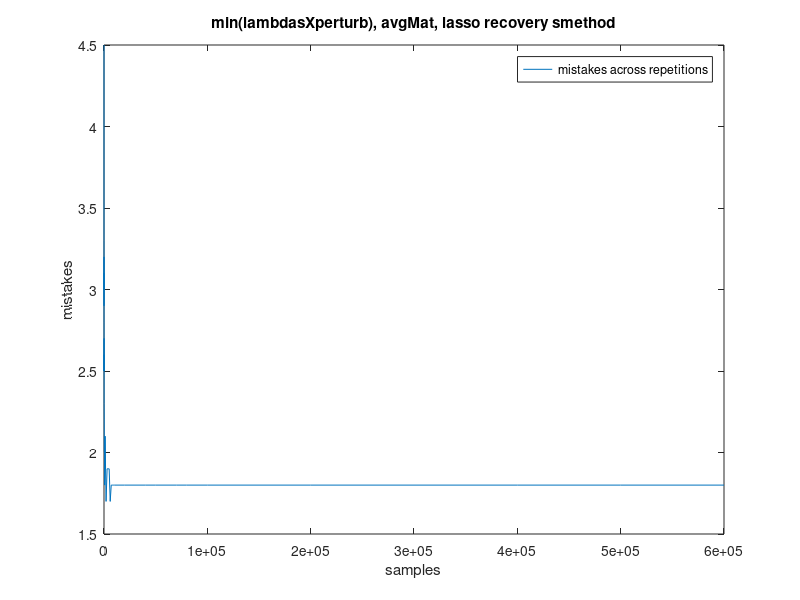
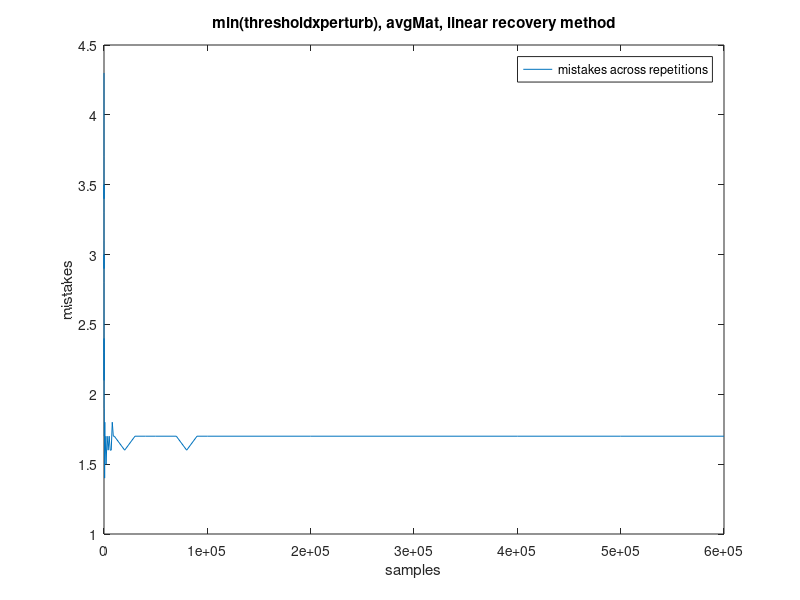
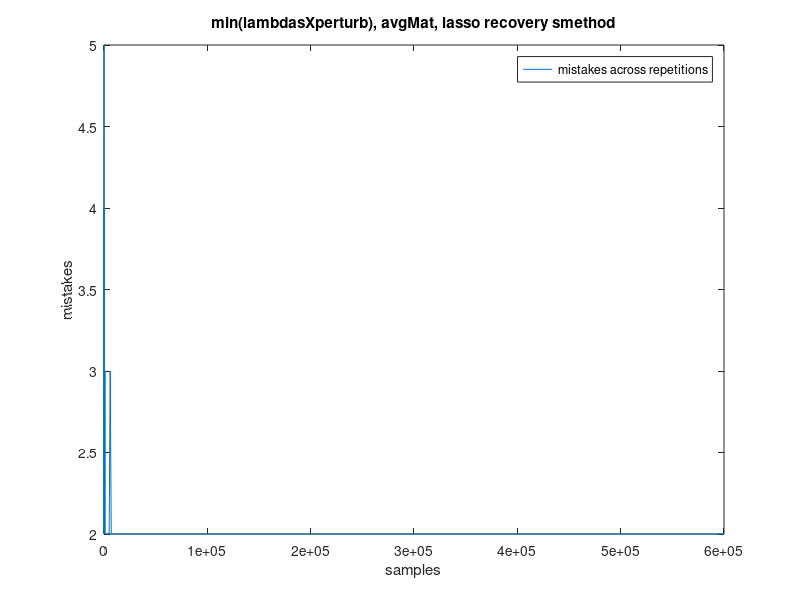
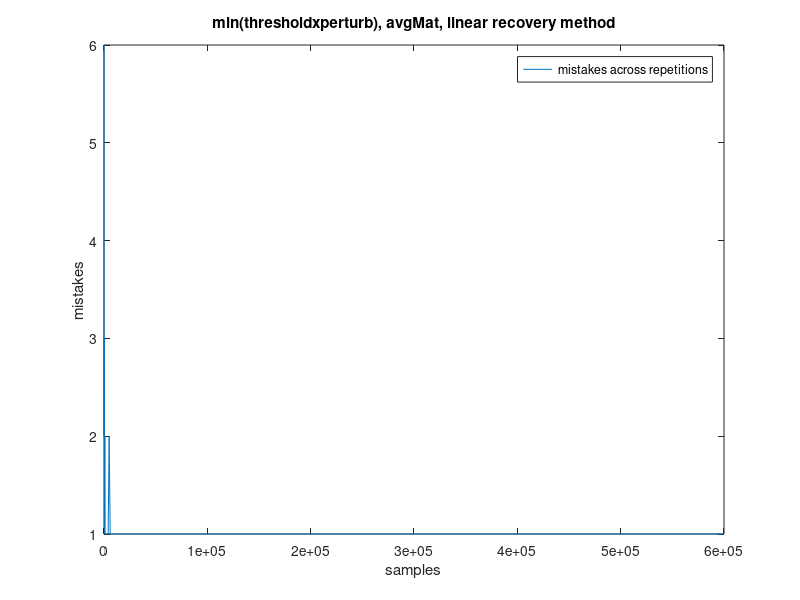

The MATLAB script that drew these images, in order: (Note: a time limit stopped this script after it produced the figures.)
load( 'ws_data_2.mat' );

fname_pert = 'perturbations';
fname_reps = 'repetitions';

mkdir( fname_pert );
mkdir( fname_reps );

yvec_lasso = nan( 1, length( numsamples_vec ) );
yvec_inv = nan( 1, length( numsamples_vec ) );

for j=1:length( numsamples_vec )
    yvec_lasso( j ) = min( min( numMistakes_lasso_avg(:,j,:) ) );
    yvec_inv( j ) = min( min( numMistakes_inv_avg(:,j,:) ) );
end

fig = plot( numsamples_vec, yvec_lasso );
legend( 'mistakes across repetitions' );
xlabel( 'samples' ); ylabel( 'mistakes' );
title('min(lambdasXperturb), avgMat, lasso recovery smethod');
saveas( fig, [ fname_reps '/lasso_avg' ] );

fig = plot( numsamples_vec, yvec_inv );
legend( 'mistakes across repetitions' );
title('min(thresholdxperturb), avgMat, linear recovery method');
xlabel( 'samples' ); ylabel( 'mistakes' );
saveas( fig, [fname_reps '/inv_avg' ] );

% save bulk
for ms = 1:numMatSamplesExternal_int
    for j=1:length( numsamples_vec )
        yvec_lasso( j ) = min( min( numMistakes_lasso(:,j,:,ms) ) );
        yvec_inv( j ) = min( min( numMistakes_inv(:,j,:,ms) ) );
    end
    
    fig = plot( numsamples_vec, yvec_lasso );
    legend( 'mistakes across repetitions' );
    xlabel( 'samples' ); ylabel( 'mistakes' );
    title('min(lambdasXperturb), avgMat, lasso recovery smethod');
    saveas( fig, [ fname_reps '/lasso_sample_' num2str(ms) ] );

    fig = plot( numsamples_vec, yvec_inv );
    legend( 'mistakes across repetitions' );
    title('min(thresholdxperturb), avgMat, linear recovery method');
    xlabel( 'samples' ); ylabel( 'mistakes' );
    saveas( fig, [ fname_reps '/inv_sample_' num2str(ms) ] );
    
    fname_rep_thresh = [ fname_reps '/bisect/mat' num2str(ms) ];
    mkdir( fname_rep_thresh );
    
    for perturbidx = 1:length( perturbAmount_vec )
        fname_rep_thresh_cur = [fname_rep_thresh '/perturb_' num2str(perturbidx)];
        mkdir(fname_rep_thresh_cur);
        for threshidx = 1:length(mistakeThresh_real_vec)
            yvec_inv_thresh = numMistakes_inv( perturbidx, :, threshidx, ms );
            fig = plot( numsamples_vec, yvec_inv_thresh );
            title( [ 'threshold = ' num2str( mistakeThresh_real_vec(threshidx) )...
                ' at perturb=' num2str(perturbAmount_vec(perturbidx)) ] );
            xlabel( 'repetitions' );
            ylabel( 'recov mistakes' );
            fname = [ fname_rep_thresh_cur '/thresh_' num2str( threshidx ) ];
            saveas( fig, fname );
            disp(['saving: ' fname] );
        end
        
        for lambdaidx = 1:length(lambdas_vecreal)
            yvec_lasso_lambda = numMistakes_lasso( perturbidx, :, lambdaidx, ms );
            fig = plot( numsamples_vec, yvec_lasso_lambda );
            title( [ 'lambda = ' num2str( lambdas_vecreal(lambdaidx) )...
                ' at perturb=' num2str(perturbAmount_vec(perturbidx)) ] );
            xlabel( 'repetitions' );
            ylabel( 'recov mistakes' );
            fname = [ fname_rep_thresh_cur '/lambda_' num2str( lambdaidx ) ];
            saveas( fig, fname );
            disp( ['saving: ' fname ] );
        end
    end
    
    
end

yvec_lasso = nan( 1, length( perturbAmount_vec ) );
yvec_inv = nan( 1, length( perturbAmount_vec ) );


for i=1:length( perturbAmount_vec )
    yvec_lasso( i ) = min( min( numMistakes_lasso_avg(i,:,:) ) );
    yvec_inv( i ) = min( min( numMistakes_inv_avg(i,:,:) ) );
end

fig = plot( perturbAmount_vec, yvec_lasso );
legend( 'mistakes across perturbations' );
xlabel( 'samples' ); ylabel( 'mistakes' );
title('min(lamdasxrepititions), avgMat, lasso recovery smethod');
saveas( fig, [ fname_pert '/lasso_avg' ] );

fig = plot( perturbAmount_vec, yvec_inv );
legend( 'mistakes across perturbations' );
title('min(thresholdxrepititions), avgMat, linear recovery method');
xlabel( 'samples' ); ylabel( 'mistakes' );
saveas( fig, [ fname_pert '/inv_avg' ] );

% save bulk
for ms = 1:numMatSamplesExternal_int
    for i=1:length( perturbAmount_vec )
        yvec_lasso( i ) = min( min( numMistakes_lasso(i,:,:,ms) ) );
        yvec_inv( i ) = min( min( numMistakes_inv(i,:,:,ms) ) );
    end
    
    fig = plot( perturbAmount_vec, yvec_lasso );
    legend( 'mistakes across perturbations' );
    xlabel( 'samples' ); ylabel( 'mistakes' );
    title('min(lamdasxrepititions), avgMat, lasso recovery smethod');
    saveas( fig, [ fname_pert '/lasso_sample_' num2str(ms) ] );

    fig = plot( perturbAmount_vec, yvec_inv );
    legend( 'mistakes across perturbations' );
    title('min(thresholdxrepititions), avgMat, linear recovery method');
    xlabel( 'samples' ); ylabel( 'mistakes' );
    saveas( fig, [ fname_pert '/inv_sample_' num2str(ms) ] );
end
